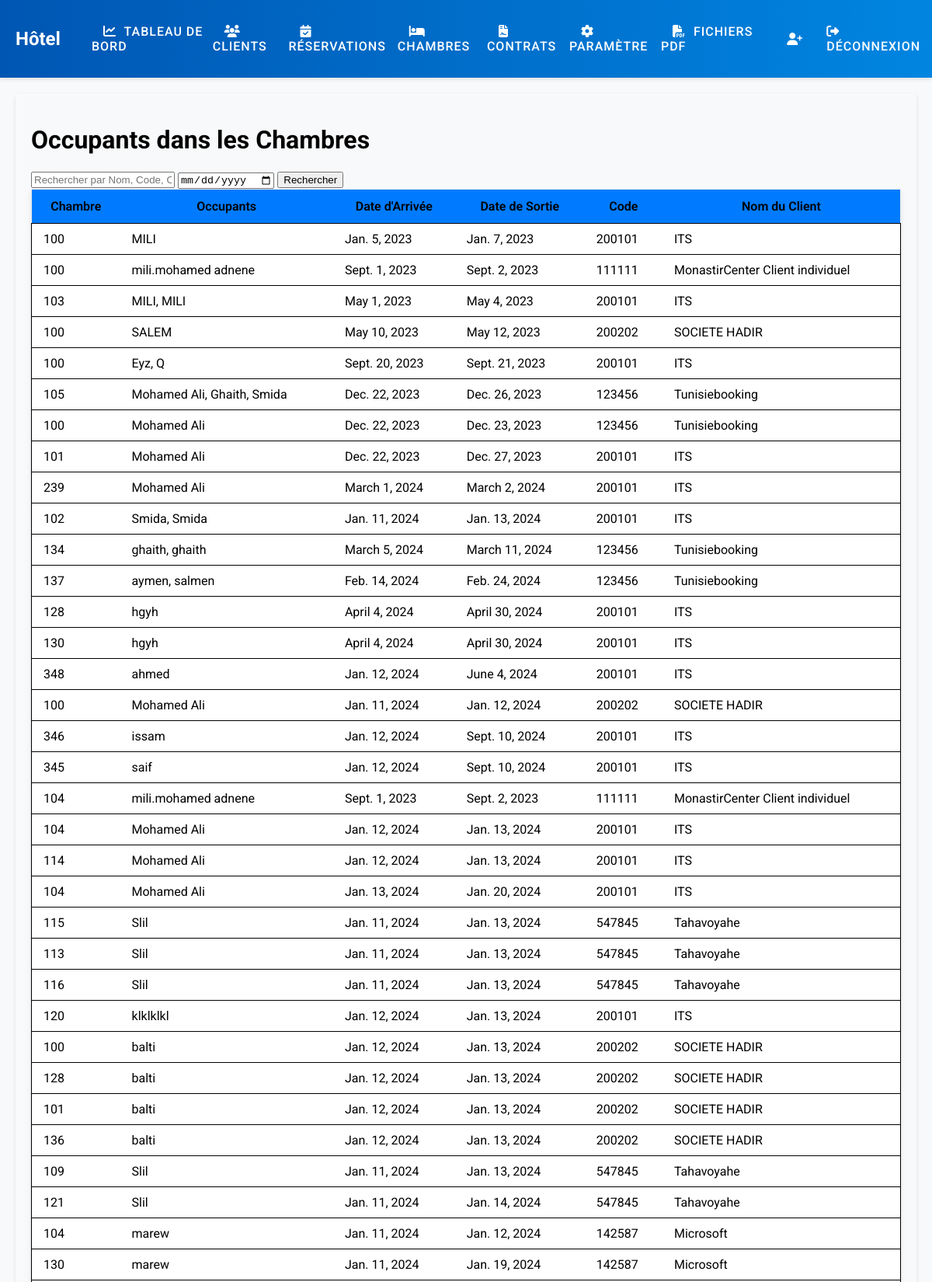
The app's page /room/roomAssignment (signed in, upper part) with its own data.
### Menugenerale/models.py (models this page shows, shortened)
class RoomAssignment(models.Model):
    room = models.ForeignKey(Chambre, on_delete=models.CASCADE)
    occupants = models.CharField(max_length=200)  # Store occupants' names
    reservation = models.CharField(max_length=200,default='')
    date_arriv = models.DateField()
    date_sortie = models.DateField()
    code_assi =  models.CharField(max_length=30, null=False, blank=False,default='')
    nom_assi  =  models.CharField(max_length=30, null=False, blank=False,default='')

class Chambre(models.Model):
    x = [ ('indiv','indiv'),
          ('double','double'),
          ('triple','triple'),
          ('quadruple','quadruple')]
    y = [ ('Vue picine','Vue picine'),
          ('normal','nomal'),
          ('Vue sur mer','Vue sur mer')]
    chambre_id = models.CharField(primary_key=True, max_length=30, blank=False)
    chambre_type = models.CharField(max_length=30,choices=x, null=True, blank=False)
    chambre_Vue = models.CharField(max_length=30,choices=y, null=True, blank=False)
    capacity = models.IntegerField(default=1)

### Menugenerale/views.py (the view, shortened to what this page needs)
# urls.py: path('room/roomAssignment',views.roomAssignment,name='roomAssignment'),
@login_required
def roomAssignment(request):
    search_query = request.GET.get('search_query')
    search_date = request.GET.get('search_date')
    room_assignments = RoomAssignment.objects.all()
    if search_date:
        room_assignments = room_assignments.filter(date_arriv__lte=search_date, date_sortie__gte=search_date)
    return render(request, 'roomAssignment.html', {'roomAssignment': room_assignments})

### Menugenerale/templatetags/custom_filters.py (called while the page is built)
@register.filter
def user_belongs_to_group(user, group_name):
    return user.groups.filter(name=group_name).exists()

### templates/roomAssignment.html
{% extends 'base.html' %}
{% load static %}
{% block content %}
  <div class="container">
    <h1>Occupants dans les Chambres</h1>
    <form method="GET" class="search-form">
      <input type="text" name="search_query" placeholder="Rechercher par Nom, Code, Occupants, Date...">
      <input type="date" name="search_date" value="{{ date.today|date:'Y-m-d' }}" placeholder="Date">
      <button type="submit">Rechercher</button>
    </form>
    <table class="table">
      <thead>
        <tr>
          <th>Chambre</th>
          <th>Occupants</th>
          <th>Date d'Arrivée</th>
          <th>Date de Sortie</th>
          <th>Code</th>
          <th>Nom du Client</th>
        </tr>
      </thead>
      <tbody>
        {% for room_occupants in roomAssignment %}
          <tr>
            <td>{{ room_occupants.room.chambre_id }}</td>
            <td>{{ room_occupants.occupants }}</td>
            <td>{{ room_occupants.date_arriv }}</td>
            <td>{{ room_occupants.date_sortie }}</td>
            <td>{{ room_occupants.code_assi }}</td>
            <td>{{ room_occupants.nom_assi }}</td>
          </tr>
        {% endfor %}
      </tbody>
    </table>
  </div>
{% endblock content %}

### MonastirCenter/static/styles.css (style rules this page uses)
.container { padding: 20px; background-color: #f8f9fa; border-radius: 5px; box-shadow: 0 2px 5px rgba(0, 0, 0, 0.1); }
.table { width: 100%; border-collapse: collapse; border: 1px solid #e9ecef; background-color: #ffffff; box-shadow: 0 4px 6px rgba(0, 0, 0, 0.1); }
.table thead { background-color: #007bff; color: #000000; }
.table th { padding: 12px 15px !important; font-weight: 600; }
.table tbody tr { border-bottom: 1px solid #000000 !important; border-bottom: 1px solid #000000; border: 1px solid #000000; padding: 8px; text-align: left; }
.table td { padding: 10px 15px; vertical-align: middle; }

### templates/base.html (style rules this page uses)
body { margin: 0; padding: 0; font-family: 'Roboto', sans-serif; background-color: #f8f9fa; }

### records on screen
RoomAssignment: room.chambre_id "100", occupants "MILI", date_arriv "Jan. 5, 2023", date_sortie "Jan. 7, 2023", code_assi "200101", nom_assi "ITS"
RoomAssignment: room.chambre_id "100", occupants "mili.mohamed adnene", date_arriv "Sept. 1, 2023", date_sortie "Sept. 2, 2023", code_assi "111111", nom_assi "MonastirCenter Client individuel"
RoomAssignment: room.chambre_id "103", occupants "MILI, MILI", date_arriv "May 1, 2023", date_sortie "May 4, 2023", code_assi "200101", nom_assi "ITS"
RoomAssignment: room.chambre_id "100", occupants "SALEM", date_arriv "May 10, 2023", date_sortie "May 12, 2023", code_assi "200202", nom_assi "SOCIETE HADIR"
RoomAssignment: room.chambre_id "100", occupants "Eyz, Q", date_arriv "Sept. 20, 2023", date_sortie "Sept. 21, 2023", code_assi "200101", nom_assi "ITS"
RoomAssignment: room.chambre_id "105", occupants "Mohamed Ali, Ghaith, Smida", date_arriv "Dec. 22, 2023", date_sortie "Dec. 26, 2023", code_assi "123456", nom_assi "Tunisiebooking"
RoomAssignment: room.chambre_id "100", occupants "Mohamed Ali", date_arriv "Dec. 22, 2023", date_sortie "Dec. 23, 2023", code_assi "123456", nom_assi "Tunisiebooking"
RoomAssignment: room.chambre_id "101", occupants "Mohamed Ali", date_arriv "Dec. 22, 2023", date_sortie "Dec. 27, 2023", code_assi "200101", nom_assi "ITS"
RoomAssignment: room.chambre_id "239", occupants "Mohamed Ali", date_arriv "March 1, 2024", date_sortie "March 2, 2024", code_assi "200101", nom_assi "ITS"
RoomAssignment: room.chambre_id "102", occupants "Smida, Smida", date_arriv "Jan. 11, 2024", date_sortie "Jan. 13, 2024", code_assi "200101", nom_assi "ITS"
RoomAssignment: room.chambre_id "134", occupants "ghaith, ghaith", date_arriv "March 5, 2024", date_sortie "March 11, 2024", code_assi "123456", nom_assi "Tunisiebooking"
RoomAssignment: room.chambre_id "137", occupants "aymen, salmen", date_arriv "Feb. 14, 2024", date_sortie "Feb. 24, 2024", code_assi "123456", nom_assi "Tunisiebooking"
RoomAssignment: room.chambre_id "128", occupants "hgyh", date_arriv "April 4, 2024", date_sortie "April 30, 2024", code_assi "200101", nom_assi "ITS"
RoomAssignment: room.chambre_id "130", occupants "hgyh", date_arriv "April 4, 2024", date_sortie "April 30, 2024", code_assi "200101", nom_assi "ITS"
RoomAssignment: room.chambre_id "348", occupants "ahmed", date_arriv "Jan. 12, 2024", date_sortie "June 4, 2024", code_assi "200101", nom_assi "ITS"
RoomAssignment: room.chambre_id "100", occupants "Mohamed Ali", date_arriv "Jan. 11, 2024", date_sortie "Jan. 12, 2024", code_assi "200202", nom_assi "SOCIETE HADIR"
RoomAssignment: room.chambre_id "346", occupants "issam", date_arriv "Jan. 12, 2024", date_sortie "Sept. 10, 2024", code_assi "200101", nom_assi "ITS"
RoomAssignment: room.chambre_id "345", occupants "saif", date_arriv "Jan. 12, 2024", date_sortie "Sept. 10, 2024", code_assi "200101", nom_assi "ITS"
RoomAssignment: room.chambre_id "104", occupants "mili.mohamed adnene", date_arriv "Sept. 1, 2023", date_sortie "Sept. 2, 2023", code_assi "111111", nom_assi "MonastirCenter Client individuel"
RoomAssignment: room.chambre_id "104", occupants "Mohamed Ali", date_arriv "Jan. 12, 2024", date_sortie "Jan. 13, 2024", code_assi "200101", nom_assi "ITS"
RoomAssignment: room.chambre_id "114", occupants "Mohamed Ali", date_arriv "Jan. 12, 2024", date_sortie "Jan. 13, 2024", code_assi "200101", nom_assi "ITS"
RoomAssignment: room.chambre_id "104", occupants "Mohamed Ali", date_arriv "Jan. 13, 2024", date_sortie "Jan. 20, 2024", code_assi "200101", nom_assi "ITS"
RoomAssignment: room.chambre_id "115", occupants "Slil", date_arriv "Jan. 11, 2024", date_sortie "Jan. 13, 2024", code_assi "547845", nom_assi "Tahavoyahe"
RoomAssignment: room.chambre_id "113", occupants "Slil", date_arriv "Jan. 11, 2024", date_sortie "Jan. 13, 2024", code_assi "547845", nom_assi "Tahavoyahe"
RoomAssignment: room.chambre_id "116", occupants "Slil", date_arriv "Jan. 11, 2024", date_sortie "Jan. 13, 2024", code_assi "547845", nom_assi "Tahavoyahe"
RoomAssignment: room.chambre_id "120", occupants "klklklkl", date_arriv "Jan. 12, 2024", date_sortie "Jan. 13, 2024", code_assi "200101", nom_assi "ITS"
RoomAssignment: room.chambre_id "100", occupants "balti", date_arriv "Jan. 12, 2024", date_sortie "Jan. 13, 2024", code_assi "200202", nom_assi "SOCIETE HADIR"
RoomAssignment: room.chambre_id "128", occupants "balti", date_arriv "Jan. 12, 2024", date_sortie "Jan. 13, 2024", code_assi "200202", nom_assi "SOCIETE HADIR"
RoomAssignment: room.chambre_id "101", occupants "balti", date_arriv "Jan. 12, 2024", date_sortie "Jan. 13, 2024", code_assi "200202", nom_assi "SOCIETE HADIR"
RoomAssignment: room.chambre_id "136", occupants "balti", date_arriv "Jan. 12, 2024", date_sortie "Jan. 13, 2024", code_assi "200202", nom_assi "SOCIETE HADIR"
RoomAssignment: room.chambre_id "109", occupants "Slil", date_arriv "Jan. 11, 2024", date_sortie "Jan. 13, 2024", code_assi "547845", nom_assi "Tahavoyahe"
RoomAssignment: room.chambre_id "121", occupants "Slil", date_arriv "Jan. 11, 2024", date_sortie "Jan. 14, 2024", code_assi "547845", nom_assi "Tahavoyahe"
RoomAssignment: room.chambre_id "104", occupants "marew", date_arriv "Jan. 11, 2024", date_sortie "Jan. 12, 2024", code_assi "142587", nom_assi "Microsoft"
RoomAssignment: room.chambre_id "130", occupants "marew", date_arriv "Jan. 11, 2024", date_sortie "Jan. 19, 2024", code_assi "142587", nom_assi "Microsoft"
